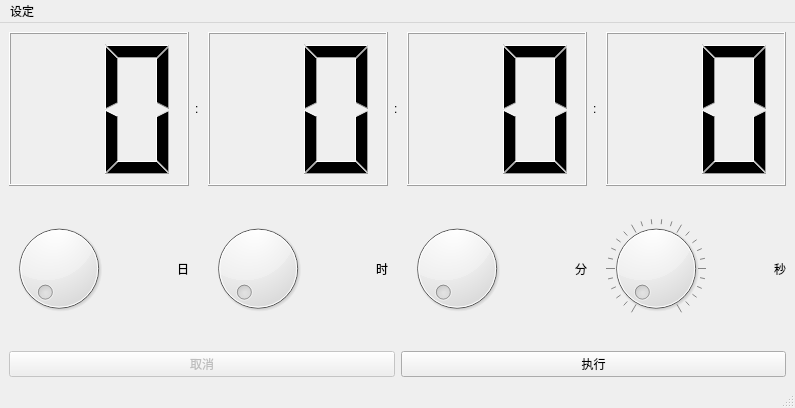
<?xml version="1.0" encoding="UTF-8"?>
<ui version="4.0">
 <class>Shutdown</class>
 <widget class="QMainWindow" name="Shutdown">
  <property name="geometry">
   <rect>
    <x>0</x>
    <y>0</y>
    <width>795</width>
    <height>408</height>
   </rect>
  </property>
  <property name="windowTitle">
   <string>Shutdown</string>
  </property>
  <property name="windowIcon">
   <iconset theme="QIcon::ThemeIcon::AudioVolumeMuted"/>
  </property>
  <widget class="QWidget" name="centralwidget">
   <layout class="QGridLayout" name="gridLayout_4">
    <item row="0" column="0">
     <layout class="QGridLayout" name="gridLayout_3">
      <item row="0" column="0">
       <layout class="QHBoxLayout" name="horizontalLayout" stretch="1,0,1,0,1,0,1">
        <item>
         <layout class="QVBoxLayout" name="verticalLayout_8">
          <item>
           <widget class="QLCDNumber" name="lcdDay">
            <property name="smallDecimalPoint">
             <bool>false</bool>
            </property>
            <property name="digitCount">
             <number>2</number>
            </property>
            <property name="segmentStyle">
             <enum>QLCDNumber::SegmentStyle::Filled</enum>
            </property>
           </widget>
          </item>
          <item>
           <layout class="QHBoxLayout" name="horizontalLayout_3">
            <item>
             <widget class="QDial" name="dialDay"/>
            </item>
            <item>
             <widget class="QLabel" name="labelQuantifierDay">
              <property name="layoutDirection">
               <enum>Qt::LayoutDirection::LeftToRight</enum>
              </property>
              <property name="text">
               <string>日</string>
              </property>
              <property name="alignment">
               <set>Qt::AlignmentFlag::AlignRight|Qt::AlignmentFlag::AlignTrailing|Qt::AlignmentFlag::AlignVCenter</set>
              </property>
             </widget>
            </item>
           </layout>
          </item>
         </layout>
        </item>
        <item>
         <layout class="QVBoxLayout" name="verticalLayout_12" stretch="1,1">
          <item>
           <widget class="QLabel" name="labelColon1">
            <property name="text">
             <string>:</string>
            </property>
           </widget>
          </item>
          <item>
           <widget class="QLabel" name="label">
            <property name="text">
             <string/>
            </property>
           </widget>
          </item>
         </layout>
        </item>
        <item>
         <layout class="QVBoxLayout" name="verticalLayout_9">
          <item>
           <widget class="QLCDNumber" name="lcdHour">
            <property name="digitCount">
             <number>2</number>
            </property>
           </widget>
          </item>
          <item>
           <layout class="QHBoxLayout" name="horizontalLayout_4">
            <item>
             <widget class="QDial" name="dialHour"/>
            </item>
            <item>
             <widget class="QLabel" name="labelQuantifierHour">
              <property name="layoutDirection">
               <enum>Qt::LayoutDirection::LeftToRight</enum>
              </property>
              <property name="text">
               <string>时</string>
              </property>
              <property name="alignment">
               <set>Qt::AlignmentFlag::AlignRight|Qt::AlignmentFlag::AlignTrailing|Qt::AlignmentFlag::AlignVCenter</set>
              </property>
             </widget>
            </item>
           </layout>
          </item>
         </layout>
        </item>
        <item>
         <layout class="QVBoxLayout" name="verticalLayout" stretch="1,1">
          <item>
           <widget class="QLabel" name="labelColon2">
            <property name="text">
             <string>:</string>
            </property>
           </widget>
          </item>
          <item>
           <widget class="QLabel" name="label_4">
            <property name="text">
             <string/>
            </property>
           </widget>
          </item>
         </layout>
        </item>
        <item>
         <layout class="QVBoxLayout" name="verticalLayout_10">
          <item>
           <widget class="QLCDNumber" name="lcdMinute">
            <property name="digitCount">
             <number>2</number>
            </property>
           </widget>
          </item>
          <item>
           <layout class="QHBoxLayout" name="horizontalLayout_5">
            <item>
             <widget class="QDial" name="dialMinute"/>
            </item>
            <item>
             <widget class="QLabel" name="labelQuantifierMinute">
              <property name="layoutDirection">
               <enum>Qt::LayoutDirection::LeftToRight</enum>
              </property>
              <property name="text">
               <string>分</string>
              </property>
              <property name="alignment">
               <set>Qt::AlignmentFlag::AlignRight|Qt::AlignmentFlag::AlignTrailing|Qt::AlignmentFlag::AlignVCenter</set>
              </property>
             </widget>
            </item>
           </layout>
          </item>
         </layout>
        </item>
        <item>
         <layout class="QVBoxLayout" name="verticalLayout_2" stretch="1,1">
          <item>
           <widget class="QLabel" name="labelColon3">
            <property name="text">
             <string>:</string>
            </property>
           </widget>
          </item>
          <item>
           <widget class="QLabel" name="label_3">
            <property name="text">
             <string/>
            </property>
           </widget>
          </item>
         </layout>
        </item>
        <item>
         <layout class="QVBoxLayout" name="verticalLayout_11">
          <item>
           <widget class="QLCDNumber" name="lcdSecond">
            <property name="digitCount">
             <number>2</number>
            </property>
           </widget>
          </item>
          <item>
           <layout class="QHBoxLayout" name="horizontalLayout_6">
            <item>
             <widget class="QDial" name="dialSecond">
              <property name="wrapping">
               <bool>false</bool>
              </property>
              <property name="notchesVisible">
               <bool>true</bool>
              </property>
             </widget>
            </item>
            <item>
             <widget class="QLabel" name="labelQuantifierSecond">
              <property name="layoutDirection">
               <enum>Qt::LayoutDirection::LeftToRight</enum>
              </property>
              <property name="text">
               <string>秒</string>
              </property>
              <property name="alignment">
               <set>Qt::AlignmentFlag::AlignRight|Qt::AlignmentFlag::AlignTrailing|Qt::AlignmentFlag::AlignVCenter</set>
              </property>
             </widget>
            </item>
           </layout>
          </item>
         </layout>
        </item>
       </layout>
      </item>
      <item row="1" column="0">
       <layout class="QGridLayout" name="gridLayout_2">
        <item row="0" column="0">
         <widget class="QPushButton" name="pushBtnCancelShutdown">
          <property name="enabled">
           <bool>false</bool>
          </property>
          <property name="text">
           <string>取消</string>
          </property>
         </widget>
        </item>
        <item row="0" column="1">
         <widget class="QPushButton" name="pushBtnStartShutdown">
          <property name="text">
           <string>执行</string>
          </property>
         </widget>
        </item>
       </layout>
      </item>
     </layout>
    </item>
   </layout>
  </widget>
  <widget class="QMenuBar" name="menubar">
   <property name="geometry">
    <rect>
     <x>0</x>
     <y>0</y>
     <width>795</width>
     <height>31</height>
    </rect>
   </property>
   <widget class="QMenu" name="menu">
    <property name="title">
     <string>设定</string>
    </property>
    <addaction name="actionChangeDaysLimit"/>
   </widget>
   <addaction name="menu"/>
  </widget>
  <widget class="QStatusBar" name="statusbar"/>
  <action name="actionChangeDaysLimit">
   <property name="text">
    <string>天数上限</string>
   </property>
  </action>
 </widget>
 <resources/>
 <connections/>
</ui>
